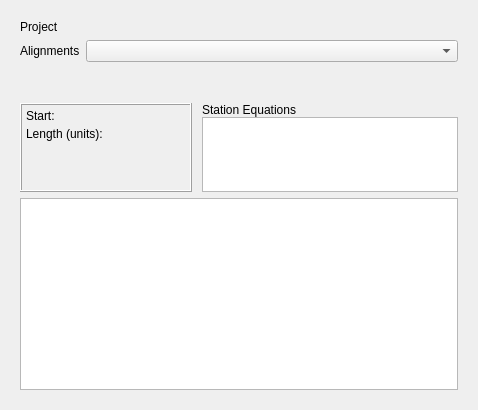
<?xml version="1.0" encoding="UTF-8"?>
<ui version="4.0">
 <class>TaskPanel</class>
 <widget class="QWidget" name="TaskPanel">
  <property name="geometry">
   <rect>
    <x>0</x>
    <y>0</y>
    <width>478</width>
    <height>410</height>
   </rect>
  </property>
  <property name="sizePolicy">
   <sizepolicy hsizetype="MinimumExpanding" vsizetype="MinimumExpanding">
    <horstretch>0</horstretch>
    <verstretch>0</verstretch>
   </sizepolicy>
  </property>
  <property name="windowTitle">
   <string>Import Alignment</string>
  </property>
  <layout class="QVBoxLayout" name="verticalLayout_2">
   <item>
    <widget class="QWidget" name="widget" native="true">
     <property name="enabled">
      <bool>true</bool>
     </property>
     <property name="sizePolicy">
      <sizepolicy hsizetype="MinimumExpanding" vsizetype="MinimumExpanding">
       <horstretch>0</horstretch>
       <verstretch>0</verstretch>
      </sizepolicy>
     </property>
     <property name="minimumSize">
      <size>
       <width>10</width>
       <height>0</height>
      </size>
     </property>
     <layout class="QGridLayout" name="gridLayout_2">
      <item row="2" column="0" rowspan="2">
       <layout class="QVBoxLayout" name="curve_data_layout" stretch="1">
        <property name="sizeConstraint">
         <enum>QLayout::SetMinimumSize</enum>
        </property>
        <item>
         <widget class="QTableView" name="curveTableView">
          <property name="enabled">
           <bool>true</bool>
          </property>
          <attribute name="horizontalHeaderCascadingSectionResizes">
           <bool>true</bool>
          </attribute>
          <attribute name="horizontalHeaderDefaultSectionSize">
           <number>60</number>
          </attribute>
          <attribute name="horizontalHeaderMinimumSectionSize">
           <number>20</number>
          </attribute>
          <attribute name="horizontalHeaderStretchLastSection">
           <bool>true</bool>
          </attribute>
         </widget>
        </item>
       </layout>
      </item>
      <item row="0" column="0">
       <layout class="QVBoxLayout" name="metadata_layout" stretch="0">
        <property name="spacing">
         <number>6</number>
        </property>
        <property name="sizeConstraint">
         <enum>QLayout::SetMaximumSize</enum>
        </property>
        <item>
         <layout class="QFormLayout" name="formLayout">
          <property name="sizeConstraint">
           <enum>QLayout::SetMinAndMaxSize</enum>
          </property>
          <property name="fieldGrowthPolicy">
           <enum>QFormLayout::AllNonFixedFieldsGrow</enum>
          </property>
          <item row="0" column="0">
           <widget class="QLabel" name="projectLabel">
            <property name="text">
             <string>Project</string>
            </property>
           </widget>
          </item>
          <item row="2" column="0">
           <widget class="QLabel" name="alignmentsLabel">
            <property name="text">
             <string>Alignments</string>
            </property>
           </widget>
          </item>
          <item row="2" column="1">
           <widget class="QComboBox" name="alignmentsComboBox"/>
          </item>
          <item row="0" column="1">
           <widget class="QLabel" name="projectName">
            <property name="text">
             <string/>
            </property>
           </widget>
          </item>
         </layout>
        </item>
       </layout>
      </item>
      <item row="1" column="0">
       <layout class="QVBoxLayout" name="alignment_list_layout">
        <item>
         <layout class="QHBoxLayout" name="horizontalLayout">
          <property name="spacing">
           <number>0</number>
          </property>
          <item>
           <widget class="QFrame" name="frame">
            <property name="sizePolicy">
             <sizepolicy hsizetype="Minimum" vsizetype="Preferred">
              <horstretch>0</horstretch>
              <verstretch>0</verstretch>
             </sizepolicy>
            </property>
            <property name="frameShape">
             <enum>QFrame::Box</enum>
            </property>
            <property name="frameShadow">
             <enum>QFrame::Raised</enum>
            </property>
            <property name="lineWidth">
             <number>1</number>
            </property>
            <property name="midLineWidth">
             <number>0</number>
            </property>
            <widget class="QWidget" name="layoutWidget">
             <property name="geometry">
              <rect>
               <x>0</x>
               <y>0</y>
               <width>171</width>
               <height>101</height>
              </rect>
             </property>
             <layout class="QFormLayout" name="formLayout_2">
              <property name="horizontalSpacing">
               <number>4</number>
              </property>
              <property name="verticalSpacing">
               <number>4</number>
              </property>
              <property name="leftMargin">
               <number>6</number>
              </property>
              <property name="topMargin">
               <number>6</number>
              </property>
              <item row="0" column="0">
               <widget class="QLabel" name="label">
                <property name="sizePolicy">
                 <sizepolicy hsizetype="Preferred" vsizetype="Maximum">
                  <horstretch>0</horstretch>
                  <verstretch>0</verstretch>
                 </sizepolicy>
                </property>
                <property name="text">
                 <string>Start:</string>
                </property>
               </widget>
              </item>
              <item row="2" column="0">
               <widget class="QLabel" name="lengthTitleLabel">
                <property name="sizePolicy">
                 <sizepolicy hsizetype="Maximum" vsizetype="Maximum">
                  <horstretch>0</horstretch>
                  <verstretch>0</verstretch>
                 </sizepolicy>
                </property>
                <property name="text">
                 <string>Length (units):</string>
                </property>
               </widget>
              </item>
              <item row="2" column="1">
               <widget class="QLabel" name="lengthValueLabel">
                <property name="sizePolicy">
                 <sizepolicy hsizetype="Preferred" vsizetype="Maximum">
                  <horstretch>0</horstretch>
                  <verstretch>0</verstretch>
                 </sizepolicy>
                </property>
                <property name="text">
                 <string/>
                </property>
               </widget>
              </item>
              <item row="0" column="1">
               <widget class="QLabel" name="startStationValueLabel">
                <property name="sizePolicy">
                 <sizepolicy hsizetype="Preferred" vsizetype="Maximum">
                  <horstretch>0</horstretch>
                  <verstretch>0</verstretch>
                 </sizepolicy>
                </property>
                <property name="text">
                 <string/>
                </property>
               </widget>
              </item>
             </layout>
            </widget>
           </widget>
          </item>
          <item>
           <spacer name="horizontalSpacer">
            <property name="orientation">
             <enum>Qt::Horizontal</enum>
            </property>
            <property name="sizeType">
             <enum>QSizePolicy::Maximum</enum>
            </property>
            <property name="sizeHint" stdset="0">
             <size>
              <width>10</width>
              <height>20</height>
             </size>
            </property>
           </spacer>
          </item>
          <item>
           <layout class="QVBoxLayout" name="verticalLayout_4">
            <item>
             <widget class="QLabel" name="label_3">
              <property name="text">
               <string>Station Equations</string>
              </property>
             </widget>
            </item>
            <item>
             <widget class="QTableView" name="staEqTableView">
              <property name="sizePolicy">
               <sizepolicy hsizetype="Preferred" vsizetype="Preferred">
                <horstretch>0</horstretch>
                <verstretch>0</verstretch>
               </sizepolicy>
              </property>
              <property name="maximumSize">
               <size>
                <width>16777215</width>
                <height>75</height>
               </size>
              </property>
              <property name="horizontalScrollBarPolicy">
               <enum>Qt::ScrollBarAlwaysOff</enum>
              </property>
              <attribute name="horizontalHeaderCascadingSectionResizes">
               <bool>true</bool>
              </attribute>
              <attribute name="horizontalHeaderDefaultSectionSize">
               <number>60</number>
              </attribute>
              <attribute name="horizontalHeaderMinimumSectionSize">
               <number>10</number>
              </attribute>
              <attribute name="horizontalHeaderStretchLastSection">
               <bool>true</bool>
              </attribute>
              <attribute name="verticalHeaderStretchLastSection">
               <bool>false</bool>
              </attribute>
             </widget>
            </item>
           </layout>
          </item>
         </layout>
        </item>
       </layout>
      </item>
     </layout>
    </widget>
   </item>
  </layout>
 </widget>
 <resources/>
 <connections/>
</ui>
